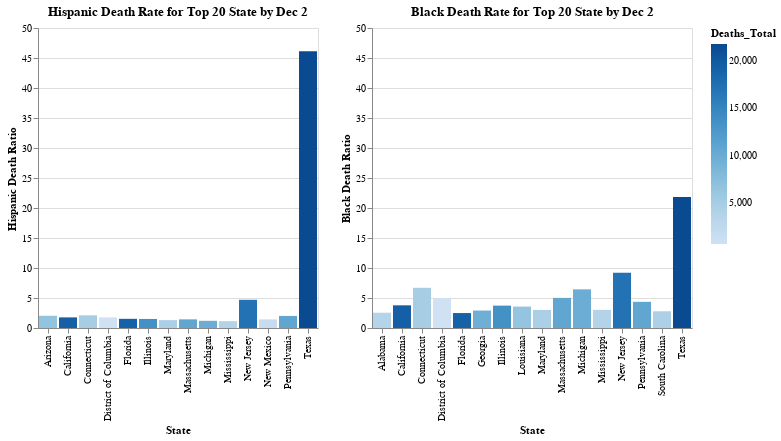

Write notebook code for a chart like this one.
### Code cell
brush=alt.selection(type='interval')
bar1 = alt.Chart(covid_data_47_sorted_Hispanic_sub,title="Hispanic Death Rate for Top 20 State by Dec 2").mark_bar().encode(
    x='State:N',
    y=alt.Y('Hispanic_Deaths_Ratio:Q', scale=alt.Scale(domain=(0, 50)),title="Hispanic Death Ratio"),
    color='Deaths_Total:Q',
    tooltip=['State:N',
             alt.Tooltip('Hispanic_Deaths_Ratio:Q'),
             alt.Tooltip('Black_Deaths_Ratio:Q'),
             alt.Tooltip('Deaths_Ratio:Q'),
             alt.Tooltip('Deaths_Total:Q'),
             alt.Tooltip('Cases_Total:Q')]
).add_selection(brush)
bar2 = alt.Chart(covid_data_47_sorted_Black_sub,title="Black Death Rate for Top 20 State by Dec 2").mark_bar().encode(
    x='State:N',
    y=alt.Y('Black_Deaths_Ratio:Q',scale=alt.Scale(domain=(0, 50)), title="Black Death Ratio"),
    color='Deaths_Total:Q',
    tooltip=['State:N',
             alt.Tooltip('Hispanic_Deaths_Ratio:Q'),
             alt.Tooltip('Black_Deaths_Ratio:Q'),
             alt.Tooltip('Deaths_Ratio:Q'),
             alt.Tooltip('Deaths_Total:Q'),
             alt.Tooltip('Cases_Total:Q')]
).add_selection(brush)

combined =bar1 |bar2
combined
combined.save('USA_Covid_Black_Hispanic.html')
from google.colab import files
files.download('USA_Covid_Black_Hispanic.html')
combined
